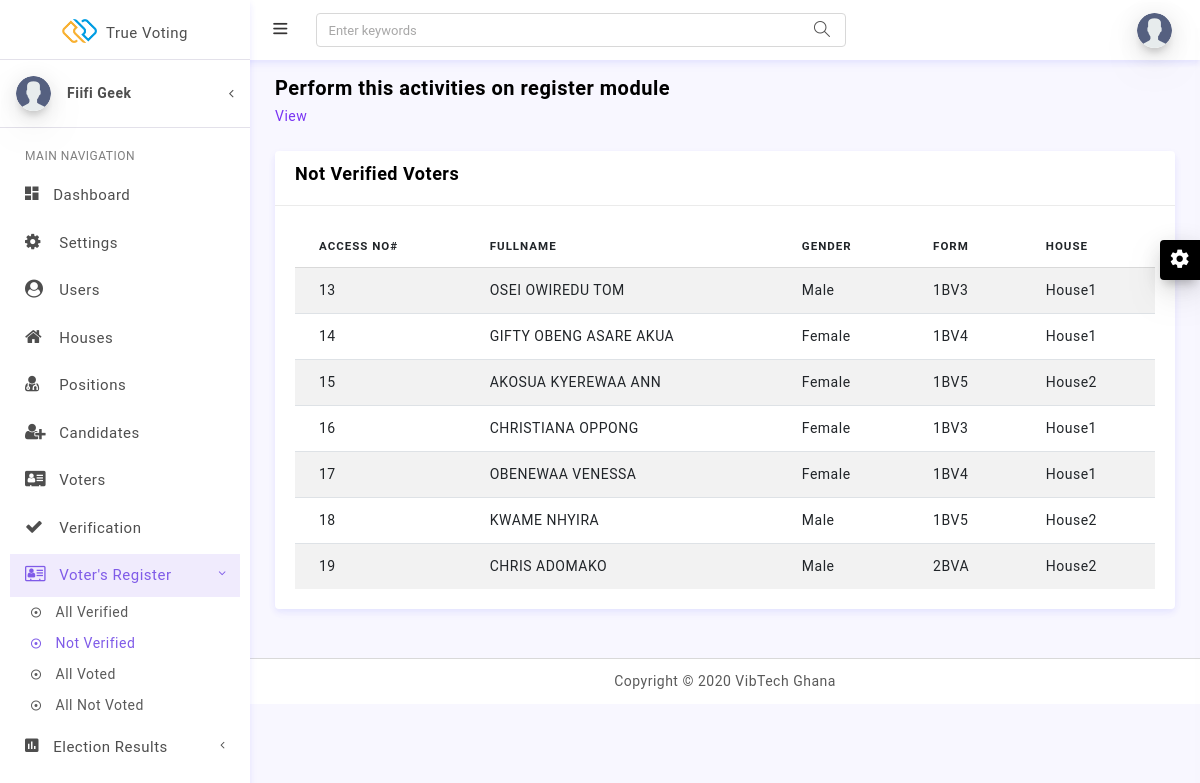
Before: /admin/not-verified-voters.php (signed in) with the older database file.
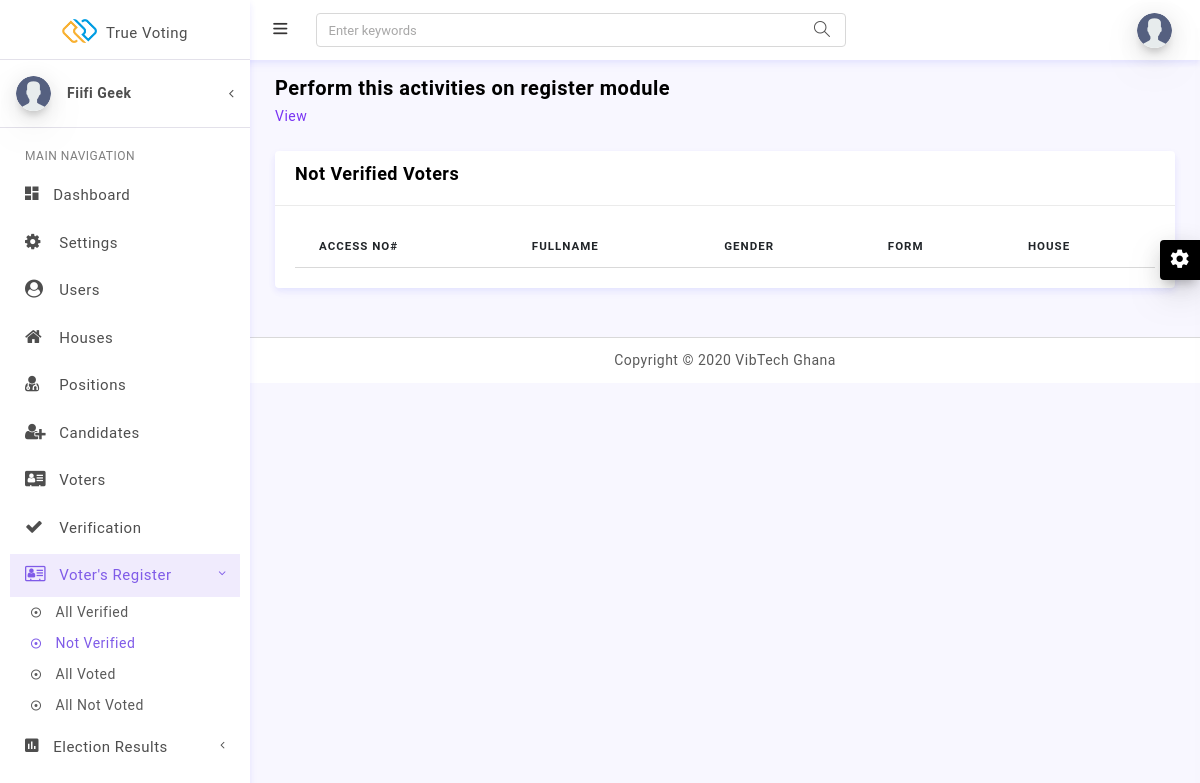
After: the same page with the newer database file.
### tables this page shows
CREATE TABLE `voters` (
  `id` int(11) NOT NULL,
  `access_number` varchar(191) NOT NULL,
  `name` varchar(191) NOT NULL,
  `gender` varchar(191) NOT NULL,
  `house` varchar(191) DEFAULT NULL,
  `cls` varchar(191) DEFAULT NULL,
  `verify` tinyint(1) NOT NULL DEFAULT 0,
  `status` tinyint(1) NOT NULL DEFAULT 0,
  `created_at` timestamp NULL DEFAULT NULL
);

### middleware/verifyadmin.php (called while the page is built, shortened)
<?php
    if(!isset($_SESSION['admin']))
    {
        header("Location: ./");
    }
    else
    {
        $user= $_SESSION['admin'];
    }
?>

### models/DBLayer.php (called while the page is built, shortened)
<?php
    class DB {
        public static function connection()
        {
            try{
                $con=new PDO('mysql:host=localhost;dbname=kad;charset=utf8mb4', 'root', '');
                $con->setAttribute(PDO::ATTR_ERRMODE, PDO::ERRMODE_EXCEPTION);
                $con->setAttribute(PDO::ATTR_EMULATE_PREPARES, false);
                return $con;
            }catch(PDOException $ex){
                return "Connection Error ";
            }
        }
    }
    class Model {
        public static function filter($query,array $param)
        {
            $con = DB::connection();
            try{
                $stmt=$con->prepare($query);
                $stmt->execute($param);
                $rows=$stmt->fetchAll();
                return $rows;
            }catch(PDOException $ex){
                return 'Something went wrong';
            }
        }
    }

### admin/not-verified-voters.php (the view, shortened to what this page needs)
<?php include('../middleware/verifyadmin.php'); ?>
<!DOCTYPE html>
<html lang="en">
<head>
<?php $title = 'Not Verified Voters'; include('../layouts/admin-head.php'); ?>
<link href="../assets/plugins/bootstrap-datatable/css/dataTables.bootstrap4.min.css" rel="stylesheet" type="text/css">
<link href="../assets/plugins/bootstrap-datatable/css/buttons.bootstrap4.min.css" rel="stylesheet" type="text/css">
</head>
<body>
<?php include('../layouts/admin-menus.php'); ?>
<div class="row pt-2 pb-2">
    <div class="col-sm-9">
        <h4 class="page-title">Perform this activities on register module</h4>
        <ol class="breadcrumb">
            <li class="breadcrumb-item"><a href="javaScript:void();">View</a></li>
        </ol>
    </div>
</div>
<div class="row">
    <div class="col-lg-12">
      <div class="card">
        <div class="card-header">
            <h5>Not Verified Voters</h5>
       </div>
        <div class="card-body">
          <div class="table-responsive">
          <table id="example" class="table table-striped table-borderless">
            <thead>
                <tr>
                    <th>Access No#</th>
                    <th>Fullname</th>
                    <th>Gender</th>
                    <th>Form</th>
                    <th>House</th>
                </tr>
            </thead>
            <tbody>
            <?php
                require_once("../models/DBLayer.php");
                $voters= Model::filter("SELECT * FROM voters WHERE verify=:v", array(':v'=>false));
                foreach($voters as $voter){ ?>
                <tr class="records">
                    <td><?php echo $voter['access_number']; ?></td>
                    <td><?php echo ucwords($voter['name']); ?></td>
                    <td><?php echo ucwords($voter['gender']); ?></td>
                    <td><?php echo strtoupper($voter['cls']); ?></td>
                    <td><?php echo ucwords($voter['house']); ?></td>
                </tr>
            <?php } ?>
            </tbody>
        </table>
        </div>
        </div>
      </div>
    </div>
  </div>
<?php include('../layouts/admin-footer.php'); ?>
</body>
</html>

### layouts/admin-head.php (shortened to what this page needs)
<link href="../assets/plugins/vectormap/jquery-jvectormap-2.0.2.css" rel="stylesheet"/>
<link href="../assets/plugins/simplebar/css/simplebar.css" rel="stylesheet"/>
<link href="../assets/css/bootstrap.min.css" rel="stylesheet"/>
<link href="../assets/css/animate.css" rel="stylesheet" type="text/css"/>
<link href="../assets/css/icons.css" rel="stylesheet" type="text/css"/>
<link href="../assets/css/sidebar-menu.css" rel="stylesheet"/>
<link href="../assets/css/app-style.css" rel="stylesheet"/>
<link href="../assets/css/skins.css" rel="stylesheet"/>
<link href="../assets/sweetalert/sweetalert.css" rel="stylesheet"/>

### layouts/admin-menus.php (shortened to what this page needs)
 <div id="wrapper">
  <div id="sidebar-wrapper" data-simplebar="" data-simplebar-auto-hide="true">
    <div class="brand-logo">
      <a href="dashboard.php">
      <img src="../assets/images/logo-icon.png" class="logo-icon" alt="logo icon">
        <h5 class="logo-text text-transform-default">True Voting</h5>
      </a>
    </div>
  <div class="user-details">
   <div class="media align-items-center user-pointer collapsed" data-toggle="collapse" data-target="#user-dropdown">
   <div class="avatar"><img class="mr-3 side-user-img" src="../assets/images/110x110.png" alt="user avatar"></div>
      <div class="media-body">
      <h6 class="side-user-name"><?php echo ucwords($user['name']); ?> </h6>
     </div>
      </div>
     </div>
  <ul class="sidebar-menu">
     <li class="sidebar-header">MAIN NAVIGATION</li>
     <li>
       <a href="dashboard.php" class="waves-effect">
         <i class="zmdi zmdi-view-dashboard"></i> <span>Dashboard</span>
       </a>
     </li>
     <li>
      <a href="settings.php" class="waves-effect">
        <i class="fa fa-cog"></i> <span>Settings</span>
      </a>
    </li>
     <li>
       <a href="users.php" class="waves-effect">
         <i class="fa fa-user-circle"></i> <span>Users</span>
       </a>
     </li>
     <li>
      <a href="houses.php" class="waves-effect">
        <i class="fa fa-home"></i> <span>Houses</span>
      </a>
    </li>
    <li>
      <a href="positions.php" class="waves-effect">
        <i class="fa fa-user-md"></i> <span>Positions</span>
      </a>
    </li>
     <li>
       <a href="candidates.php" class="waves-effect">
         <i class="fa fa-user-plus"></i> <span>Candidates</span>
       </a>
     </li>
     <li>
       <a href="voters.php" class="waves-effect">
         <i class="fa fa-address-card"></i> <span>Voters</span>
       </a>
     </li>
     <li>
       <a href="verification.php" class="waves-effect">
         <i class="fa fa-check"></i> <span>Verification</span>
       </a>
     </li>
     <li>
      <a href="javaScript:void();" class="waves-effect">
        <i class="fa fa-address-card-o"></i> <span>Voter's Register</span>
        <i class="fa fa-angle-left float-right"></i>
      </a>
      <ul class="sidebar-submenu">
        <li><a href="verified-voters.php"><i class="zmdi zmdi-dot-circle-alt"></i> All Verified</a></li>
        <li><a href="not-verified-voters.php"><i class="zmdi zmdi-dot-circle-alt"></i> Not Verified</a></li>
        <li><a href="voted-voters.php"><i class="zmdi zmdi-dot-circle-alt"></i> All Voted</a></li>
        <li><a href="not-voted-voters.php"><i class="zmdi zmdi-dot-circle-alt"></i> All Not Voted</a></li>
      </ul>
    </li>
     <li>
      <a href="javaScript:void();" class="waves-effect">
        <i class="zmdi zmdi-chart"></i> <span>Election Results</span>
        <i class="fa fa-angle-left float-right"></i>
      </a>
    </li>
     <br>
   </ul>
  </div>
<header class="topbar-nav">
        <nav id="header-setting" class="navbar navbar-expand fixed-top">
         <ul class="navbar-nav mr-auto align-items-center">
           <li class="nav-item">
             <a class="nav-link toggle-menu" href="javascript:void();">
              <i class="icon-menu menu-icon"></i>
            </a>
           </li>
           <li class="nav-item">
             <form class="search-bar">
               <input type="text" class="form-control" placeholder="Enter keywords">
                <a href="javascript:void();"><i class="icon-magnifier"></i></a>
             </form>
           </li>
         </ul>
         <ul class="navbar-nav align-items-center right-nav-link">
           <li class="nav-item">
             <a class="nav-link dropdown-toggle dropdown-toggle-nocaret" data-toggle="dropdown" href="#">
               <span class="user-profile"><img src="../assets/images/110x110.png" class="img-circle" alt="user avatar"></span>
             </a>
           </li>
         </ul>
       </nav>
</header>
  <div class="content-wrapper">
    <div class="container-fluid">

### layouts/admin-footer.php (shortened to what this page needs)
   </div>
   </div>
<footer class="footer">
     <div class="container">
       <div class="text-center">
         Copyright &copy; <script>document.write(new Date().getFullYear());</script> VibTech Ghana
       </div>
     </div>
   </footer>
  <div class="right-sidebar">
   <div class="switcher-icon">
     <i class="zmdi zmdi-settings zmdi-hc-spin"></i>
   </div>
  </div>
 </div>

### assets/css/sidebar-menu.css (style rules this page uses)
.sidebar-menu { list-style: none; margin: 0; padding: 10px; background-color: transparent; }
.sidebar-menu>li { position: relative; margin: 5px 0; padding: 0; }
.sidebar-menu>li>a { padding: 10px 5px 10px 15px; display: block; border-left: 0px solid transparent; color: #4e4e4e; font-size: 15px; }
.sidebar-menu>li>a>.fa { width: 20px; }
.sidebar-menu>li:hover>a, .sidebar-menu>li.active>a { color: #7f5be8; background: rgba(129, 90, 232, 0.12); border-left-color: #7d5ce9; }
.sidebar-menu li.sidebar-header { padding: 4px 25px 4px 15px; font-size: 12px; color: rgba(0, 0, 0, 0.5); }
.sidebar-menu li>a>.fa-angle-left { width: auto; height: auto; padding: 0; margin-right: 10px; margin-top: 3px; }
.sidebar-menu li.active>a>.fa-angle-left { transform: rotate(-90deg); }
.sidebar-menu li.active>.sidebar-submenu { display: block; }
.sidebar-menu a { color: #b8c7ce; text-decoration: none; }
.sidebar-menu .sidebar-submenu { display: none; list-style: none; padding-left: 5px; margin: 0 1px; background: transparent; }
.sidebar-menu .sidebar-submenu>li>a { padding: 5px 5px 5px 15px; display: block; font-size: 14px; color: rgba(0, 0, 0, 0.65); }
.sidebar-menu .sidebar-submenu>li.active>a, .sidebar-menu .sidebar-submenu>li>a:hover { color: #7f5be8; }

### layouts/admin-head.php (style rules this page uses)
.text-transform-default { text-transform: none !important; }

Changed rows visible on the page:
removed voters: access_number "13", name "OSEI OWIREDU TOM", gender "Male", cls "1BV3", house "House1"
removed voters: access_number "14", name "GIFTY OBENG ASARE AKUA", gender "Female", cls "1BV4", house "House1"
removed voters: access_number "15", name "AKOSUA KYEREWAA ANN", gender "Female", cls "1BV5", house "House2"
removed voters: access_number "16", name "CHRISTIANA OPPONG", gender "Female", cls "1BV3", house "House1"
removed voters: access_number "17", name "OBENEWAA VENESSA", gender "Female", cls "1BV4", house "House1"
removed voters: access_number "18", name "KWAME NHYIRA", gender "Male", cls "1BV5", house "House2"
removed voters: access_number "19", name "CHRIS ADOMAKO", gender "Male", cls "2BVA", house "House2"
